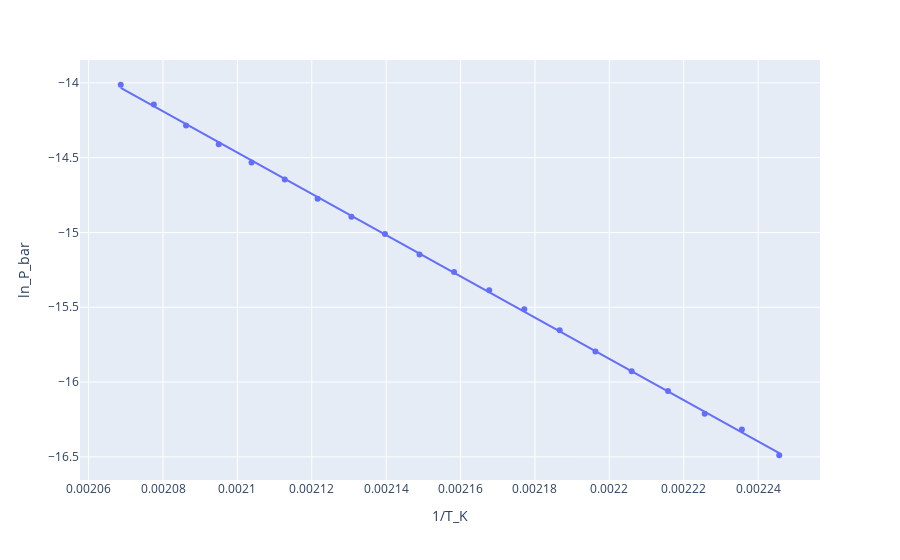

The notebook cell this image was saved under:
### Code cell
fig = px.scatter(df, x='1/T_K', y='ln_P_bar', trendline='ols', )
fig

### Figure 1 — Plotly figure (JSON) as saved in the notebook; plotly's stock layout.template omitted (floating-point values rounded to 4 significant figures)
{"data": [{"hovertemplate": "1/T_K=%{x}<br>ln_P_bar=%{y}<extra></extra>", "legendgroup": "", "marker": {"color": "#636efa", "symbol": "circle"}, "mode": "markers", "name": "", "orientation": "v", "showlegend": false, "type": "scatter", "x": [0.002246, 0.002236, 0.002226, 0.002216, 0.002206, 0.002196, 0.002187, 0.002177, 0.002168, 0.002158, 0.002149, 0.00214, 0.002131, 0.002122, 0.002113, 0.002104, 0.002095, 0.002086, 0.002078, 0.002069], "xaxis": "x", "y": [-16.49, -16.32, -16.21, -16.06, -15.93, -15.8, -15.65, -15.51, -15.39, -15.26, -15.15, -15.01, -14.89, -14.78, -14.65, -14.53, -14.41, -14.29, -14.14, -14.01], "yaxis": "y"}, {"hovertemplate": "<b>OLS trendline</b><br>ln_P_bar = -13785.2 * 1/T_K + 14.4829<br>R<sup>2</sup>=0.999762<br><br>1/T_K=%{x}<br>ln_P_bar=%{y} <b>(trend)</b><extra></extra>", "legendgroup": "", "marker": {"color": "#636efa", "symbol": "circle"}, "mode": "lines", "name": "", "showlegend": false, "type": "scatter", "x": [0.002069, 0.002078, 0.002086, 0.002095, 0.002104, 0.002113, 0.002122, 0.002131, 0.00214, 0.002149, 0.002158, 0.002168, 0.002177, 0.002187, 0.002196, 0.002206, 0.002216, 0.002226, 0.002236, 0.002246], "xaxis": "x", "y": [-14.03, -14.16, -14.28, -14.4, -14.52, -14.64, -14.76, -14.89, -15.01, -15.14, -15.27, -15.4, -15.53, -15.66, -15.79, -15.93, -16.06, -16.2, -16.34, -16.47], "yaxis": "y"}], "layout": {"legend": {"tracegroupgap": 0}, "margin": {"t": 60}, "xaxis": {"anchor": "y", "domain": [0, 1], "title": {"text": "1/T_K"}}, "yaxis": {"anchor": "x", "domain": [0, 1], "title": {"text": "ln_P_bar"}}}}
